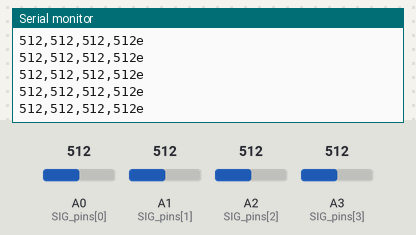
Bench run of a sketch on a simulated Arduino Uno, built with avr-gcc and run on an emulated ATmega328P. On the bench: the last lines printed to the serial monitor. The inputs (shaded band) are chosen by the test bench; at power-on: A0 (SIG_pins[0]) = 512, A1 (SIG_pins[1]) = 512, A2 (SIG_pins[2]) = 512, A3 (SIG_pins[3]) = 512.

Above: at 1.2 s.
1.3 s: A0 (SIG_pins[0]) set to 716
At 1.32 s:
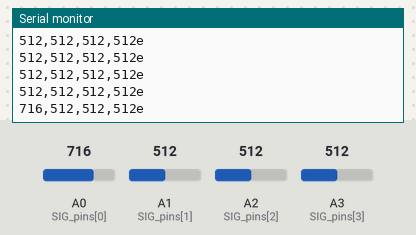
2.8 s: A1 (SIG_pins[1]) set to 716
At 2.84 s:
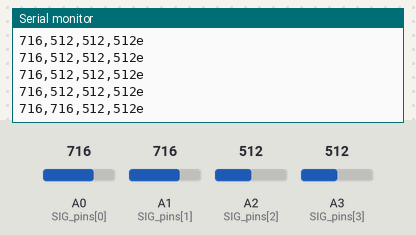
4.3 s: A2 (SIG_pins[2]) set to 716
At 4.35 s:
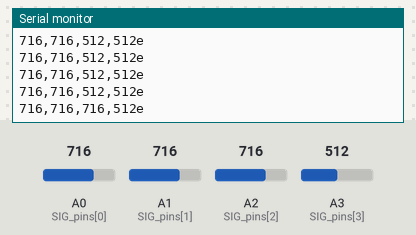
5.8 s: A3 (SIG_pins[3]) set to 716
At 5.87 s:
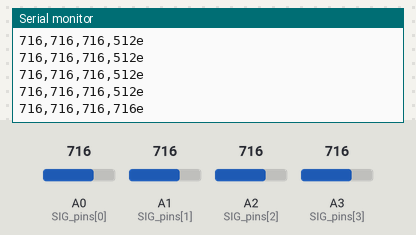
7.3 s: A0 (SIG_pins[0]) set to 992
At 7.39 s:
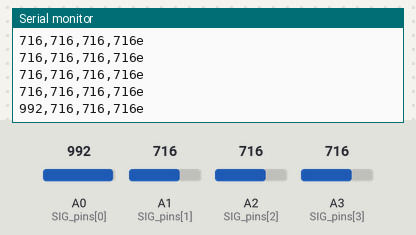
8.8 s: A1 (SIG_pins[1]) set to 992
At 8.8 s:
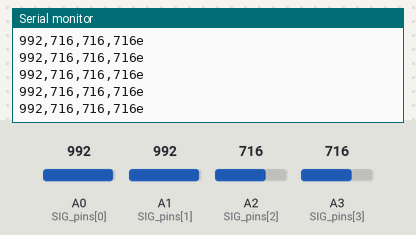
Timing chart, 0 to 11.3 s (numbered marks = the images above; inputs shaded):
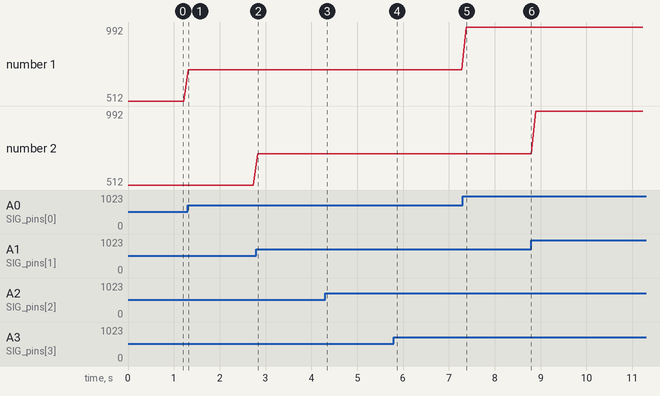

Measured:
- after the input at 1.3 s, the serial monitor: prints a new line at once (image 1)
- after the input at 2.8 s, the serial monitor: prints a new line at once (image 2)
- after the input at 4.3 s, the serial monitor: prints a new line after 0.05 s (image 3)
- after the input at 5.8 s, the serial monitor: prints a new line after 0.07 s (image 4)
- after the input at 7.3 s, the serial monitor: prints a new line after 0.08 s (image 5)
- plotted number 1: 512 → 716 after the input at 1.3 s, 716 → 992 after the input at 7.3 s

The sketch:

Stretch_Arduino.ino
```cpp
const int SIG_pins[4] = {A0, A1, A2, A3};

void setup() {
  Serial.begin(115200);
}

void loop() {
  for (int chan = 0; chan < 4; chan++) {
    int value = analogRead(SIG_pins[chan]);
    Serial.print(value);

    if (chan == 3) {
      Serial.print('e');
    } else {
      Serial.print(',');
    }
  }
  Serial.println();
  delay(100);
}
```
